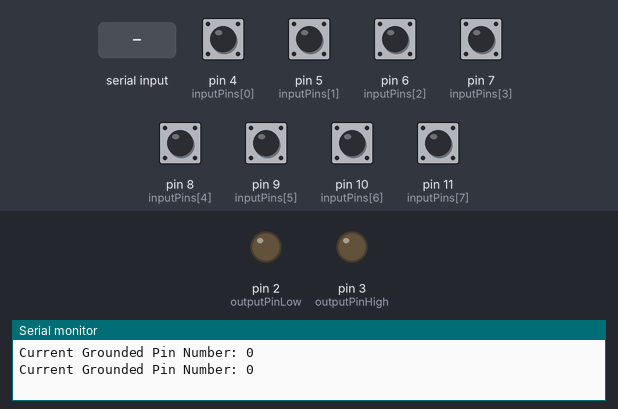
A sketch run on a simulated Arduino Uno, built with avr-gcc and run on an emulated ATmega328P. On the bench: output pins drawn as LEDs (lit = HIGH), the last lines printed to the serial monitor. The inputs (shaded band) are chosen by the test bench; at power-on: pin 4 (inputPins[0]), pin 5 (inputPins[1]), pin 6 (inputPins[2]), pin 7 (inputPins[3]), pin 8 (inputPins[4]), pin 9 (inputPins[5]), pin 10 (inputPins[6]), pin 11 (inputPins[7]) HIGH.

Above: at 1.2 s.
1.3 s: "90,45\n" received over Serial
2.8 s: pin 4 (inputPins[0]) pulled LOW for 0.15 s
At 3.6 s:
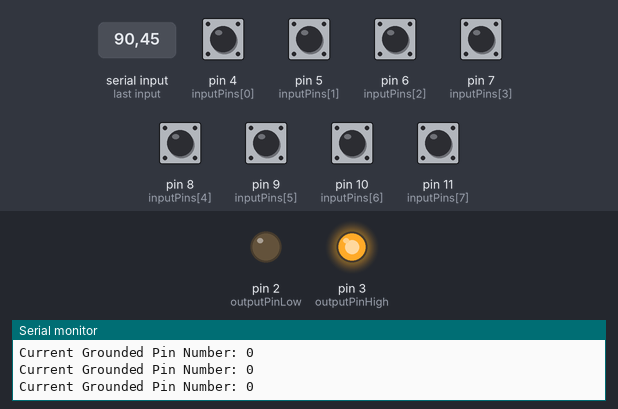
4.4 s: pin 9 (inputPins[5]) pulled LOW for 0.15 s
At 5.0 s:
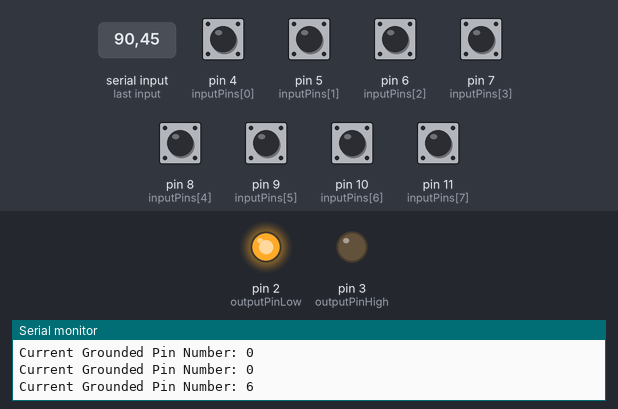
6.0 s: pin 4 (inputPins[0]) pulled LOW for 1 s
At 6.9 s:
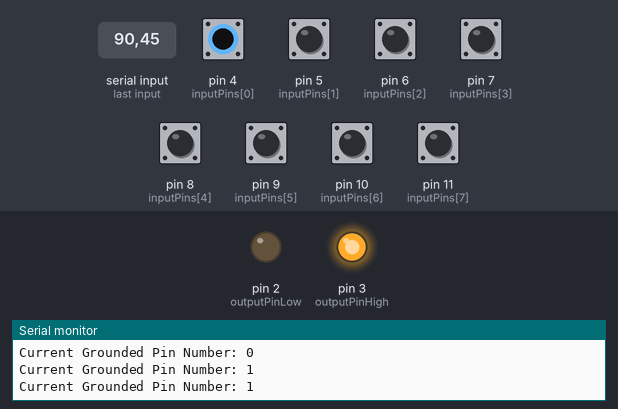
8.5 s: pin 8 (inputPins[4]) pulled LOW for 0.15 s
At 9.1 s:
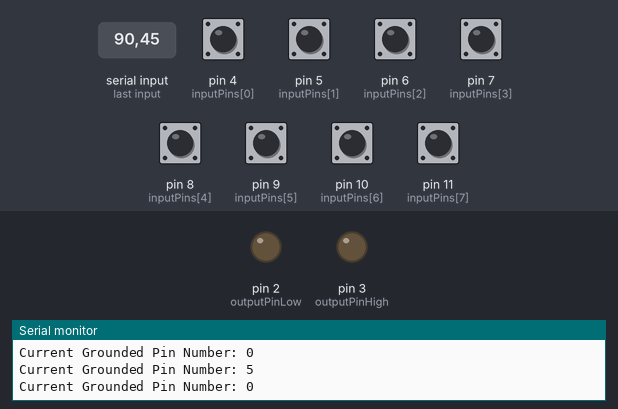
Timing chart, 0 to 11.1 s (numbered marks = the images above; inputs shaded):
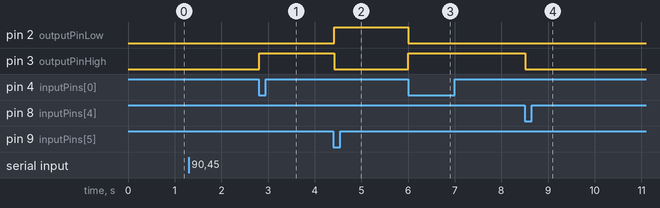

Measured:
- after the input at 2.8 s, pin 3 (outputPinHigh): LOW → HIGH at once
- after the input at 4.4 s, pin 2 (outputPinLow): LOW → HIGH at once; pin 3 (outputPinHigh): HIGH → LOW at once
- after the input at 6.0 s, pin 2 (outputPinLow): HIGH → LOW at once; pin 3 (outputPinHigh): LOW → HIGH at once
- after the input at 8.5 s, pin 3 (outputPinHigh): HIGH → LOW at once

The sketch:

slave.ino
```cpp
const int inputPins[8] = {4, 5, 6, 7, 8, 9, 10, 11}; // 编号1-8对应D4-D11
const int outputPinLow = 2;  // D2
const int outputPinHigh = 3; // D3

int targetNumber = 0; // 串口输入的目标编号
unsigned long lastPrintTime = 0; // 上次输出编号的时间

void setup() {
  Serial.begin(9600);

  // 设置输入引脚为INPUT_PULLUP（默认高电平，接地后为低电平）
  for (int i = 0; i < 8; i++) {
    pinMode(inputPins[i], INPUT_PULLUP);
  }

  // 输出引脚
  pinMode(outputPinLow, OUTPUT);
  pinMode(outputPinHigh, OUTPUT);

  digitalWrite(outputPinLow, LOW);
  digitalWrite(outputPinHigh, LOW);
}

void loop() {
  // 读取接地的引脚编号
  int currentNumber = getGroundedPinNumber();

  // 串口读取输入
  if (Serial.available()) {
    char c = Serial.read();
    if (c >= '1' && c <= '8') {
      targetNumber = c - '0'; // 转换为数字1-8
      Serial.print("Target Number Set To: ");
      Serial.println(targetNumber);
    }
  }

  // 只有检测到接地编号时，才更新输出状态
  if (currentNumber != 0 && targetNumber != 0) {
    if (targetNumber < currentNumber) {
      digitalWrite(outputPinLow, HIGH);
      digitalWrite(outputPinHigh, LOW);
    } else if (targetNumber > currentNumber) {
      digitalWrite(outputPinLow, LOW);
      digitalWrite(outputPinHigh, HIGH);
    } else {
      // 相等时都拉低
      digitalWrite(outputPinLow, LOW);
      digitalWrite(outputPinHigh, LOW);
    }
  }
  // else { 不做任何事，保持上一次D2/D3的状态 }

  // 每0.5秒输出一次当前接地编号
  if (millis() - lastPrintTime >= 500) {
    Serial.print("Current Grounded Pin Number: ");
    Serial.println(currentNumber);
    lastPrintTime = millis();
  }

  delay(20); // 稳定检测，短延迟
}

// 返回当前接地的引脚编号（1-8），若无则返回0
int getGroundedPinNumber() {
  for (int i = 0; i < 8; i++) {
    if (digitalRead(inputPins[i]) == LOW) {
      return i + 1; // 编号从1开始
    }
  }
  return 0; // 没有接地
}
```
